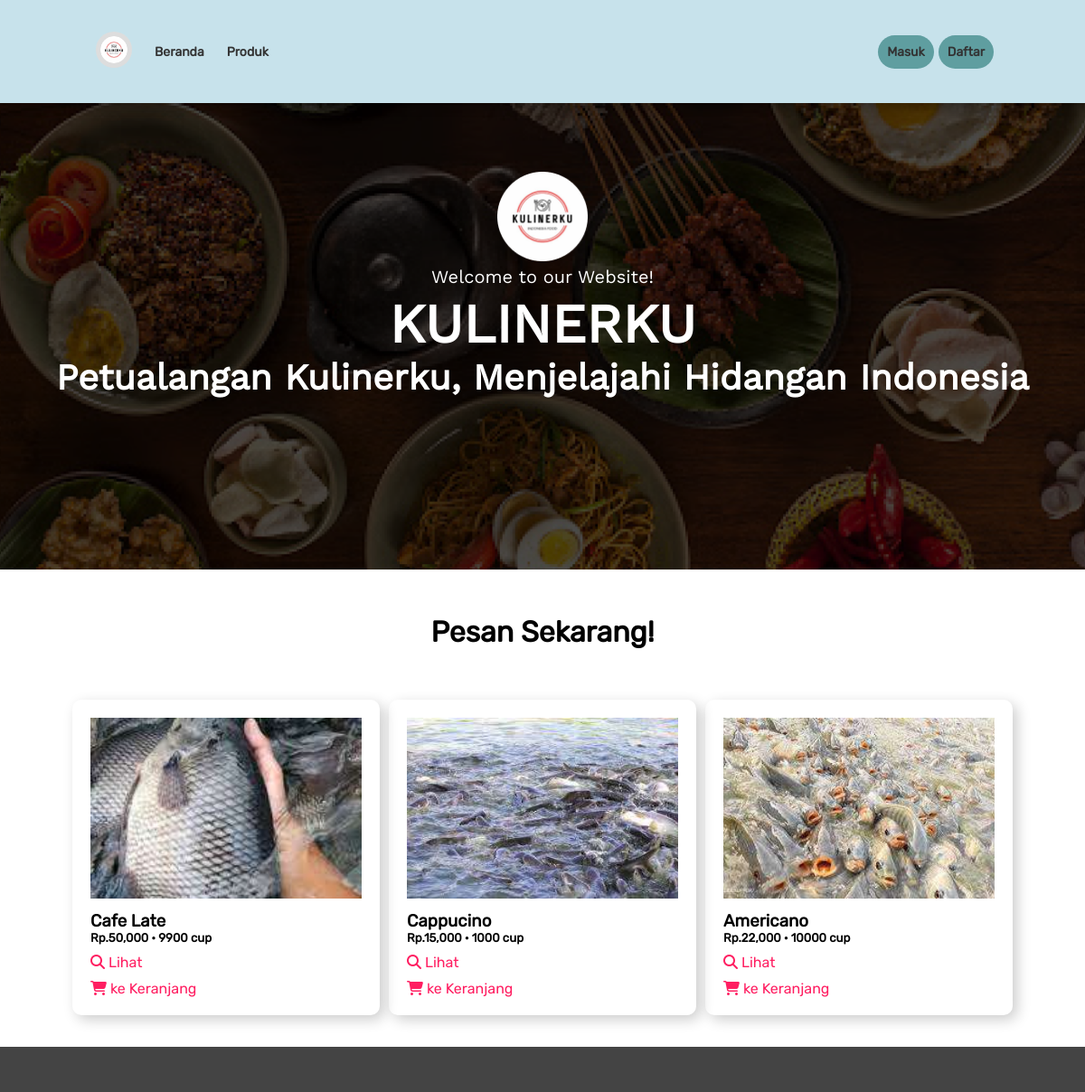
The page / on the database its author committed.
### tables this page shows
CREATE TABLE `produk` (
  `id_data` int(255) NOT NULL,
  `nama` varchar(255) NOT NULL,
  `kategori` int(255) NOT NULL,
  `deskripsi` text NOT NULL,
  `foto` varchar(255) NOT NULL,
  `harga` int(255) NOT NULL,
  `qty` int(255) NOT NULL,
  `satuan` varchar(255) NOT NULL
);

### backend/model/Querybuilder.php (called while the page is built, shortened)
<?php
require 'Database.php';
class Querybuilder
{
   private $tableName;
   function __construct($dbname)
   {
      $this->tableName = $dbname;
   }
   function selectAll($clause)
   {
      $dbconf = new Database();
      $table = $this->tableName;
      $query = "SELECT * FROM $table WHERE $clause";
      $exe = mysqli_query($dbconf->connect(),$query);
      $data['rows'] = mysqli_num_rows($exe);
      $data['result'] = $exe;
      return $data;
   }
}

### backend/model/Database.php (called while the page is built)
<?php
class Database
{
   function connect()
   {
      $username = 'root';
      $password = '';
      $host = 'localhost';
      $db = "dimmeplace";
      return mysqli_connect($host, $username, $password, $db);
   }
}

### index.php (the view, shortened to what this page needs)
<?php
require 'backend/model/Querybuilder.php';
?>
<!DOCTYPE Html>
<html>
   <head>
      <link rel="stylesheet" href="assets/css/style.css"/>
   </head>
   <body style="padding:0;margin:0;box-sizing: border-box;font-family: 'Rubiks'">
   <?php
   include 'temps/navbar.php';
         ?>
   <div class="bg-wrapper">
      <img src="assets/bg.jpg">
      <div class="overlay">
         <div class="jumbotron">
            <img src="assets/logos.png" style="width:100px;height:100px;object-fit: contain">
            <h5>Welcome to our Website!</h5>
            <h1>KULINERKU</h1>
            <h4>Petualangan Kulinerku, Menjelajahi Hidangan Indonesia</h4>
         </div>
      </div>
   </div>
   <h1 style="text-align: center;margin-top:50px;">Pesan Sekarang!</h1>
   <div class="flex-container" style="padding:30px;">
      <?php
      $prod = new Querybuilder("produk");
      $prd1 = $prod->selectAll("1 ORDER BY id_data DESC");
      while($ff = mysqli_fetch_array($prd1['result']))
      {
         ?>
         <div class="product-wrapper">
            <img src="image/<?= $ff['foto'] ?>" style="width:100%;">
            <h3 style="margin-top:10px;"><?= $ff['nama'] ?></h3>
            <h5 style="margin:0;padding:0;">Rp.<?= number_format($ff['harga']) ?> &centerdot; <?= $ff['qty'] ?> <?= $ff['satuan'] ?></h5>
            <?php
            if($ff['qty'] != 0)
            {
               if(empty($_SESSION['user']))
               {
                  ?>
                  <a href="produk.php?id=<?= $ff['id_data'] ?>"><i class="fas fa-search"></i> Lihat</a>
                  <a class="open-popup" href="login.php"><span class="fas fa-shopping-cart"></span> ke Keranjang</a>
                  <?php
               }
               else{
                  ?>
                  <a href="produk.php?id=<?= $ff['id_data'] ?>"><i class="fas fa-search"></i> Lihat</a>
                  <a href="backend/cart.php?id=<?= $ff['id_data'] ?>"><span class="fas fa-shopping-cart"></span> ke Keranjang</a>
                  <?php
               }
            }
            else{
               ?>
               <h5 style="color:#fff;text-align: center;padding:20px;background: red;margin-top:10px;border-radius: 5px;">STOK HABIS</h5>
               <?php
            }
            ?>
         </div>
         <?php
      }
      ?>
   </div>
   <?php
   include 'temps/foote.php';
   ?>
   </body>
</html>

### temps/navbar.php (shortened to what this page needs)
<div class="navbar">
   <div class="nav-base-group">
      <div class="nav-group">
         <a href="index.php"><img src="assets/logos.png" style="padding:5px;background:#ddd;border-radius:100px;width:30px;height:30px;object-fit: contain"></a>
      </div>
      <div class="nav-group flex-center">
         <a href="index.php">Beranda</a>
         <a href="produkview.php" data-target=".nav-cont-cat">Produk</a>
      </div>
   </div>
   <div class="nav-base-group">
      <div class="nav-group" style="">
         <?php
         if(!empty($_SESSION['user']))
         {
            if($_SESSION['level'] == "user")
            {
               ?>
               <a style="margin-right:5px;width:25px;height:25px;text-align: center;display: flex;flex-flow: row;align-items: center;align-content: center;justify-content: center" class="nav-acc" href="transhistory.php"><i class="fas fa-clock"></i></a>
               <a style="margin-right:5px;width:25px;height:25px;text-align: center;display: flex;flex-flow: row;align-items: center;align-content: center;justify-content: center" class="nav-acc" href="cart.php"><i class="fas fa-shopping-cart"></i></a>
               <a style="margin-right:5px;" class="nav-acc" href="profil.php"><i class="fas fa-user"></i> Profil</a>
               <a class="nav-acc" href="backend/logout.php">Keluar</a>
               <?php
            }
            else if($_SESSION['level'] == "admin")
            {
               ?>
               <a style="margin-right:5px;width:25px;height:25px;text-align: center;display: flex;flex-flow: row;align-items: center;align-content: center;justify-content: center" class="nav-acc" href="transhistory.php"><i class="fas fa-clock"></i></a>
               <a style="margin-right:5px;width:25px;height:25px;text-align: center;display: flex;flex-flow: row;align-items: center;align-content: center;justify-content: center" class="nav-acc" href="cart.php"><i class="fas fa-shopping-cart"></i></a>
               <a style="margin-right: 5px;" class="nav-acc" href="panel/dash.php"><i class="fas fa-user"></i> Admin</a>
               <a style="margin-right: 5px;" class="nav-acc" href="backend/logout.php">Keluar</a>
               <?php
            }
         }
         else{
            ?>
            <a class="nav-acc" href="login.php">Masuk</a>
            <a class="nav-acc" href="register.php">Daftar</a>
            <?php
         }
         ?>
      </div>
   </div>
      <?php
      $cat = new Querybuilder("kategori");
      $get = $cat->selectAll("tampil = '1' ORDER BY nama_kat ASC");
         ?>
</div>

### temps/foote.php
<div class="footwrap">
</div>

### assets/css/style.css (style rules this page uses)
.bg-wrapper { display: block; width:100%; height:630px; position: relative; }
.bg-wrapper>img { position: absolute; top:0; left:0; width:100%; height:100%; object-fit: cover; }
.overlay { position: absolute; top:0; left:0; width:100%; height:100%; background-color: rgba(0,0,0,0.7); }
.jumbotron { font-family: "Primary"; display: flex; flex-flow: column; justify-content: center; justify-items: center; align-items: center; position: absolute; top:0; left:0; text-align: center; color:#fff; width:100%; height:100%; }
.jumbotron>h1 { font-size:60px; }
.jumbotron>h4 { font-size:40px; }
.jumbotron>h5 { font-size:20px; font-weight: lighter; }
.jumbotron>h1,h4 { margin:0; padding:0; }
body { font-family: "Second"; margin:0; padding:0; }
.navbar { background-color: #C7E2EB; display: flex; position: fixed; top:0; left:0; width:100%; box-sizing:border-box; z-index:9999; flex-flow: row wrap; justify-content: space-between; padding:25px; padding-left:8%; padding-right:8%; box-shadow: 5px 5px 10px rgba(0,0,0,0.2); }
.nav-base-group { display: flex; flex-flow: row wrap; }
.nav-group { display: flex; flex-flow: row wrap; justify-content: center; align-content: center; align-items: center; }
.nav-group > a { color:#333; text-decoration: none; font-weight: bold; display: inline-block; padding:10px; font-size:14px; margin-right:5px; }
.nav-acc { background-color: #5F9EA0; color:#fff; border-radius:100px; }
.footwrap { display: block; width:100%; box-sizing: border-box; padding:25px; background-color: #444; }
.flex-center { display:flex; flex-flow: row nowrap; justify-content: center; align-items: center; justify-items: center; }
.flex-container { display: flex; flex-flow: row wrap; justify-content: center; justify-items: center; }
.product-wrapper { width:300px; padding:20px; margin:5px; box-shadow: 5px 5px 15px rgba(0,0,0,0.2); border-radius: 10px; }
.product-wrapper > h4,h5,h3 { margin:0; }
.product-wrapper > img { height:200px; object-fit: cover; }
.product-wrapper > a { color:rgb(255,30,97); margin-top:10px; display: block; text-decoration: none; }
.order-item > h4,h5 { margin:0; padding:5px; }

### rows shown on the page
produk: foto (picture), nama "Cafe Late", harga "50,000", qty "9900", satuan "cup"
produk: foto (picture), nama "Cappucino", harga "15,000", qty "1000", satuan "cup"
produk: foto (picture), nama "Americano", harga "22,000", qty "10000", satuan "cup"
